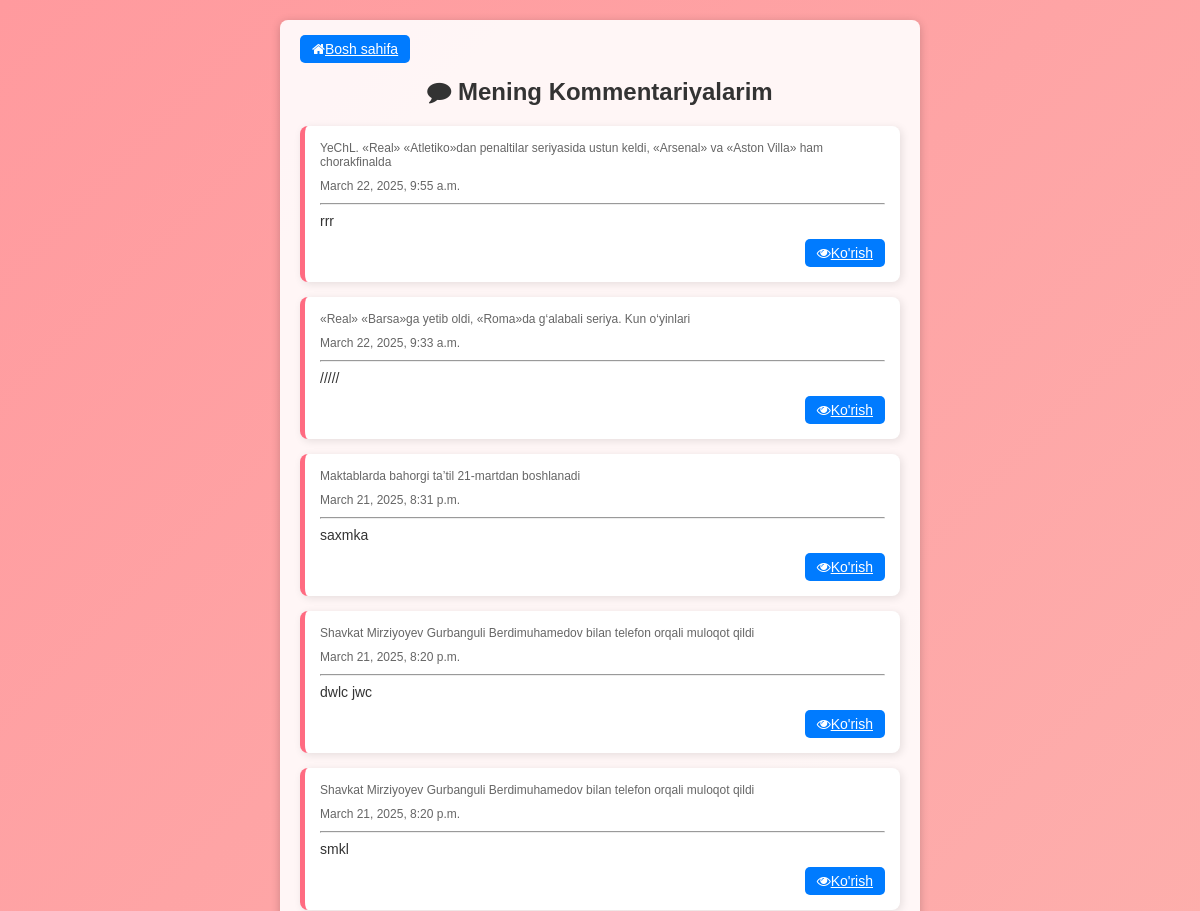
/user_com/ (signed in, upper part), run on an earlier commit of the app's database.
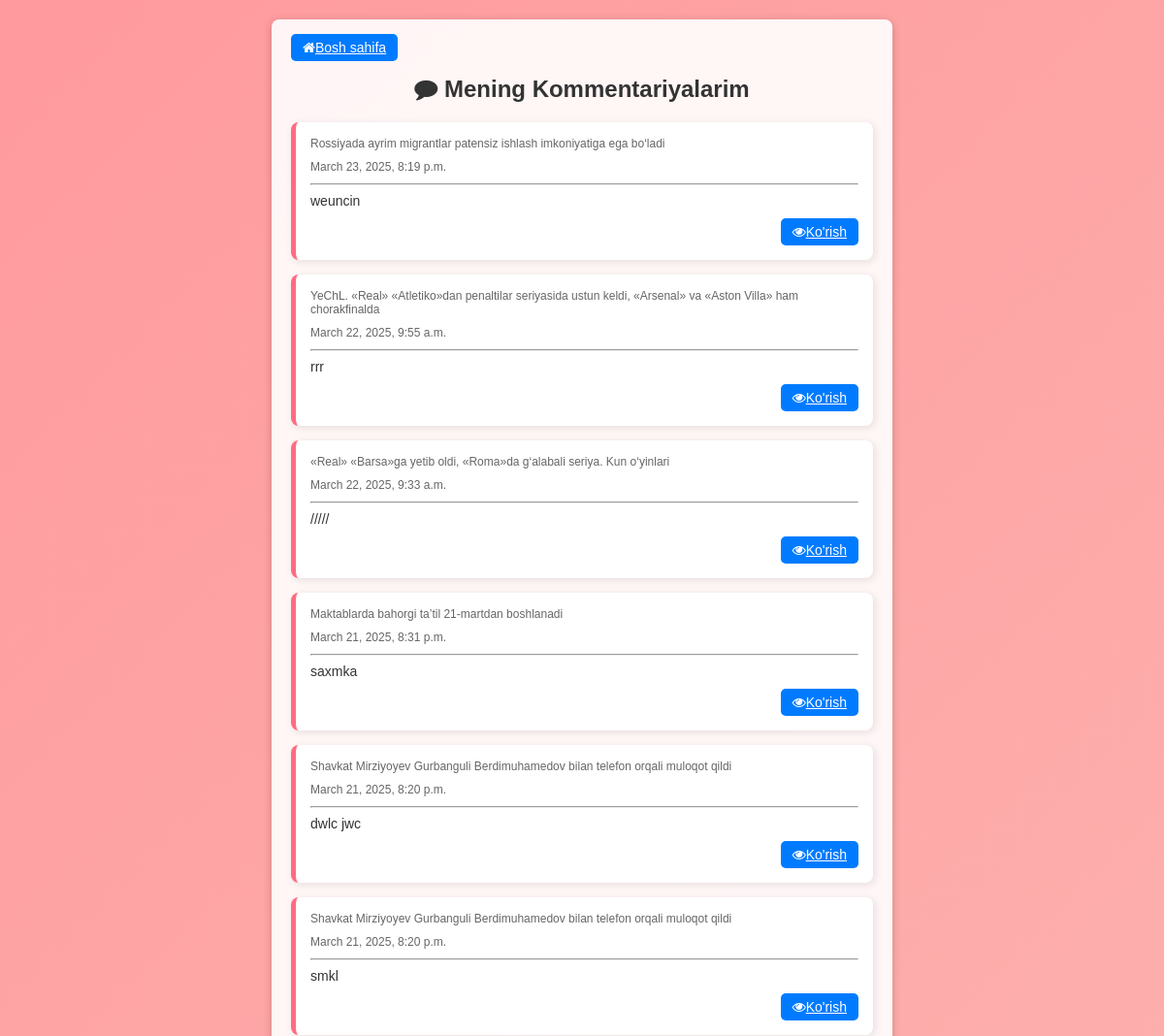
And on a later commit of the database.
### app/models.py (models this page shows, shortened)
class Comment(models.Model):
    author = models.ForeignKey(User, on_delete=models.CASCADE, related_name='comments')
    news = models.ForeignKey(News, on_delete=models.CASCADE, default=1)
    content = models.TextField()
    created_at = models.DateTimeField(auto_now_add=True)
    class Meta:
        ordering = ['-created_at']

class News(models.Model):
    title = models.CharField(max_length=200)
    short_dec = models.CharField(max_length=200)
    desc = models.TextField()
    author = models.CharField(max_length=100, default='admin')
    image = models.FileField()
    category = models.ForeignKey(Category, on_delete=models.CASCADE)
    views = models.PositiveIntegerField(default=0)
    created_at = models.DateTimeField(auto_now_add=True)
    like = models.PositiveIntegerField(default=0)
    dislike = models.PositiveIntegerField(default=0)
    liked_users = models.ManyToManyField(User, related_name='liked_news', blank=True)
    disliked_users = models.ManyToManyField(User, related_name='disliked_news', blank=True)

### app/views.py (the view)
# urls.py: path('user_com/', user_com, name='user_com'),
@login_required
def user_com(request):
    comments = Comment.objects.filter(author=request.user).order_by('-created_at')
    return render(request, 'user_com.html', {'comments': comments})

### templates/user_com.html (shortened to what this page needs)
<!DOCTYPE html>
<html lang="uz">
<head>
    <link rel="stylesheet" href="https://cdnjs.cloudflare.com/ajax/libs/font-awesome/4.7.0/css/font-awesome.min.css">
</head>
<body>
    <div class="comment-container">
        <a href="{% url 'index' %}" class="edit-btn"><i class="fa fa-home"></i>Bosh sahifa</a>
        <h2><i class="fa fa-comment"></i> Mening Kommentariyalarim</h2>
        {% for comment in comments %}
        <div class="comment">
            <div class="comment-header">
                <span class="date">{{ comment.news.title }}</span>
            </div>
            <div class="comment-header">
                <span class="date">{{ comment.created_at }}</span>
            </div><hr>
            <div class="content">{{ comment.content }}</div>
            <div class="comment-actions">
                <a href="{% url 'comment' comment.news.id %}" class="edit-btn"><i class="fa fa-eye"></i>Ko'rish</a>
            </div>
        </div>
        {% empty %}
        <p>Hozircha sizda kommentariyalar yo‘q.</p>
        {% endfor %}
    </div>
</body>
</html>

What changed in the data, as far as the page shows it:
added Comment: news "Rossiyada ayrim migrantlar patensiz ishlash imkoniyatiga ega bo‘ladi", created_at "March 23, 2025, 8:19 p.m.", content "weuncin"
